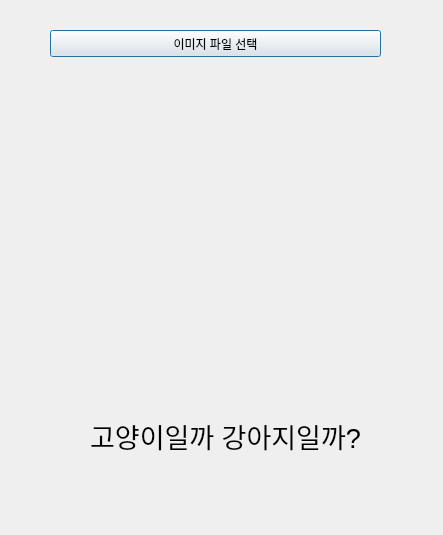
<?xml version="1.0" encoding="UTF-8"?>
<ui version="4.0">
 <class>Dialog</class>
 <widget class="QDialog" name="Dialog">
  <property name="geometry">
   <rect>
    <x>0</x>
    <y>0</y>
    <width>443</width>
    <height>535</height>
   </rect>
  </property>
  <property name="windowTitle">
   <string>Dialog</string>
  </property>
  <widget class="QPushButton" name="pushButton">
   <property name="geometry">
    <rect>
     <x>50</x>
     <y>30</y>
     <width>331</width>
     <height>27</height>
    </rect>
   </property>
   <property name="text">
    <string>이미지 파일 선택</string>
   </property>
  </widget>
  <widget class="QLabel" name="label">
   <property name="geometry">
    <rect>
     <x>60</x>
     <y>80</y>
     <width>321</width>
     <height>251</height>
    </rect>
   </property>
   <property name="text">
    <string/>
   </property>
   <property name="pixmap">
    <pixmap>../../../../home/user12/Downloads/unnamed.jpg</pixmap>
   </property>
   <property name="scaledContents">
    <bool>true</bool>
   </property>
  </widget>
  <widget class="QLabel" name="label_2">
   <property name="geometry">
    <rect>
     <x>30</x>
     <y>410</y>
     <width>391</width>
     <height>51</height>
    </rect>
   </property>
   <property name="font">
    <font>
     <pointsize>20</pointsize>
     <weight>50</weight>
     <italic>false</italic>
     <bold>false</bold>
    </font>
   </property>
   <property name="text">
    <string>고양이일까 강아지일까?</string>
   </property>
   <property name="alignment">
    <set>Qt::AlignCenter</set>
   </property>
  </widget>
 </widget>
 <resources/>
 <connections/>
</ui>
